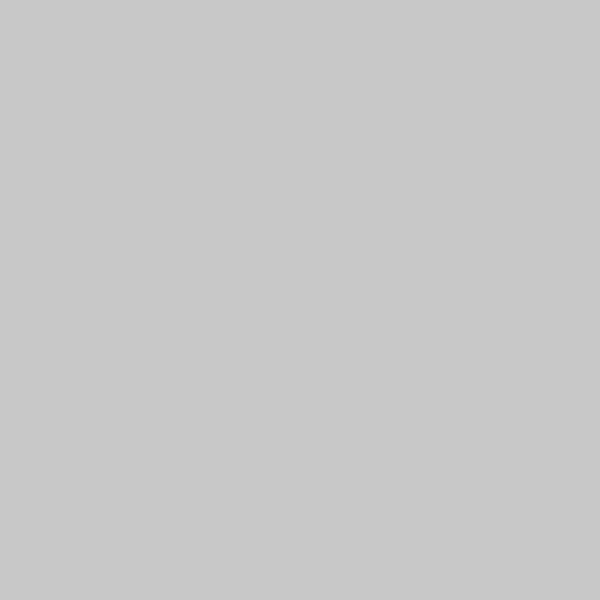
Frame 1 (no input)
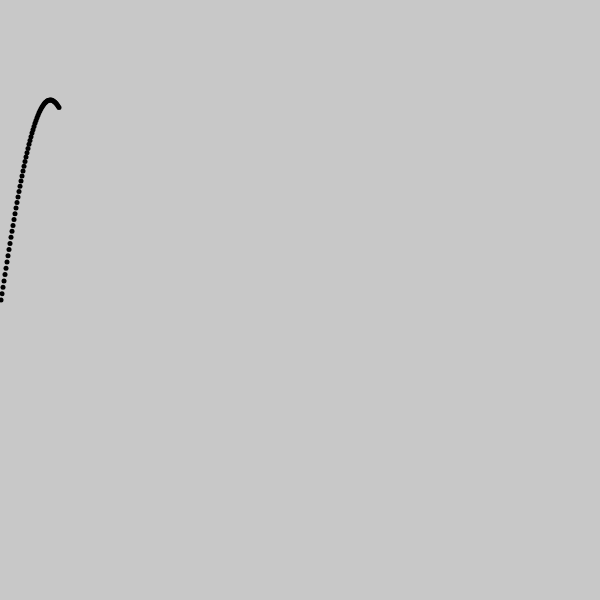
Frame 60 (no input)
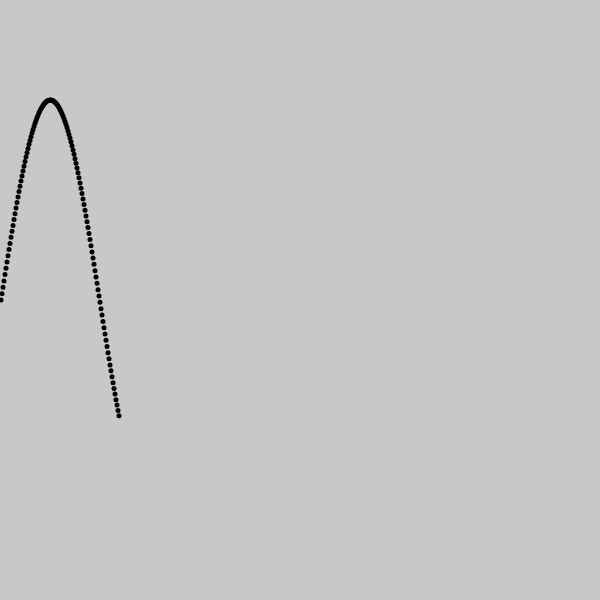
Frame 120 (the mouse pressed at the canvas centre since frame 60)

The p5.js sketch that drew these frames (run headless with seeded random() and noise() and a simulated clock; from frame 60 on, the mouse is pressed at the canvas centre):

// p5.js sketch
// ── sketch.js
var y,x,Am
function setup() {
    createCanvas(600,600);
    background(200);
    strokeWeight(5);
    x = 0; // time
    Am = 200;//amplitude
}

function draw() {
    point(x,y);
    y = Am * sin(2*3.14*10*x) + 300 ; //300 fixes x-axis in the centre
    x = x+1;
}
